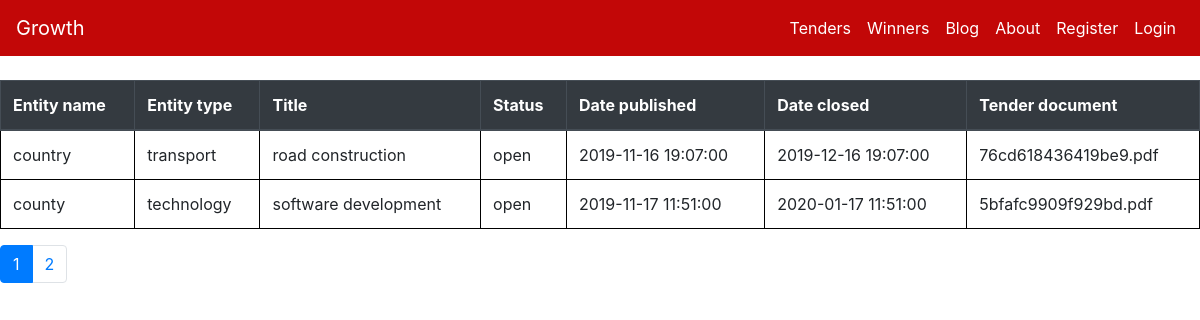
Screenshot of /all-tenders with the database file from the repository.
### tenderingSystem/model.py (models this page shows, shortened)
class Tenders(db.Model):
    id = db.Column(db.INTEGER, primary_key=True, autoincrement=True)
    entity_name = db.Column(db.String(50), nullable=False)
    entity_type = db.Column(db.String(30), nullable=False)
    title = db.Column(db.String(200), nullable=False, unique=True)
    status = db.Column(db.String(8), nullable=False)
    date_published = db.Column(db.DATETIME, default=datetime.utcnow(), nullable=False)
    date_closed = db.Column(db.DATETIME, nullable=False)
    tender_document = db.Column(db.String(100), nullable=False)
    company = db.Column(db.INTEGER, db.ForeignKey("company.id"))
    is_delete = db.Column(db.Boolean, default=False)
    bidTender = db.relationship('Bid', secondary=bidTender, lazy='dynamic',
                                backref=db.backref('tenders', lazy=True))

### tenderingSystem/routes.py (the view)
@app.route('/all-tenders')
def all_tenders():
    page = request.args.get("page", 1, type=int)
    tender = Tenders.query.paginate(page=page, per_page=2)
    return render_template("others/tenders.html", tenders=tender)

### tenderingSystem/templates/others/tenders.html
{% extends("layout.html") %}
{% block head %}
    {{ super() }}
    <link rel="stylesheet" type="text/css" href="{{ url_for('static', filename='css/supplier.css') }}">
{% endblock %}
{% block content %}
    <table class="table">
        <thead class="thead-dark">
            <tr>
                <th scope="col">Entity name</th>
                <th scope="col">Entity type</th>
                <th scope="col">Title</th>
                <th scope="col">Status</th>
                <th scope="col">Date published</th>
                <th scope="col">Date closed</th>
                <th scope="col">Tender document</th>
            </tr>
        </thead>
        <tbody>
            {% if tenders %}
                {% for tender in tenders.items %}
                    <tr>
                        <td>{{ tender.entity_name }}</td>
                        <td>{{ tender.entity_type }}</td>
                        <td>{{ tender.title }}</td>
                        <td>{{ tender.status }}</td>
                        <td>{{ tender.date_published }}</td>
                        <td>{{ tender.date_closed }}</td>
                        <td>{{ tender.tender_document }}</td>
                    </tr>
                {% endfor %}
            {% endif %}
        </tbody>
    </table>
    <ul class="pagination">
        {% for page_number in tenders.iter_pages(left_edge=1, right_edge=1, left_current=1, right_current=2) %}
            {% if page_number %}
                {% if tenders.page == page_number %}
                    <li class="page-item active" aria-current="page">
                      <a class="page-link" href="{{ url_for("all_tenders", page=page_number) }}">{{ page_number }}<span class="sr-only">(current)</span></a>
                    </li>
                {% else %}
                    <li class="page-item"><a class="page-link" href="{{ url_for("all_tenders", page=page_number) }}">{{ page_number }}</a></li>
                {% endif %}
            {% else %}
                ...
            {% endif %}
        {% endfor %}
    </ul>
{% endblock %}

### tenderingSystem/static/css/supplier.css (style rules this page uses)
.table { border: 1px; margin-top: 2%; }
table, tr, td, th { border: 1px solid black; border-collapse: collapse; }

### rows the page displays
Tenders: entity_name "country", entity_type "transport", title "road construction", status "open", date_published "2019-11-16 19:07:00", date_closed "2019-12-16 19:07:00", tender_document "76cd618436419be9.pdf"
Tenders: entity_name "county", entity_type "technology", title "software development", status "open", date_published "2019-11-17 11:51:00", date_closed "2020-01-17 11:51:00", tender_document "5bfafc9909f929bd.pdf"

### other values shown
{{ page_number }} "1"
{{ page_number }} "2"
